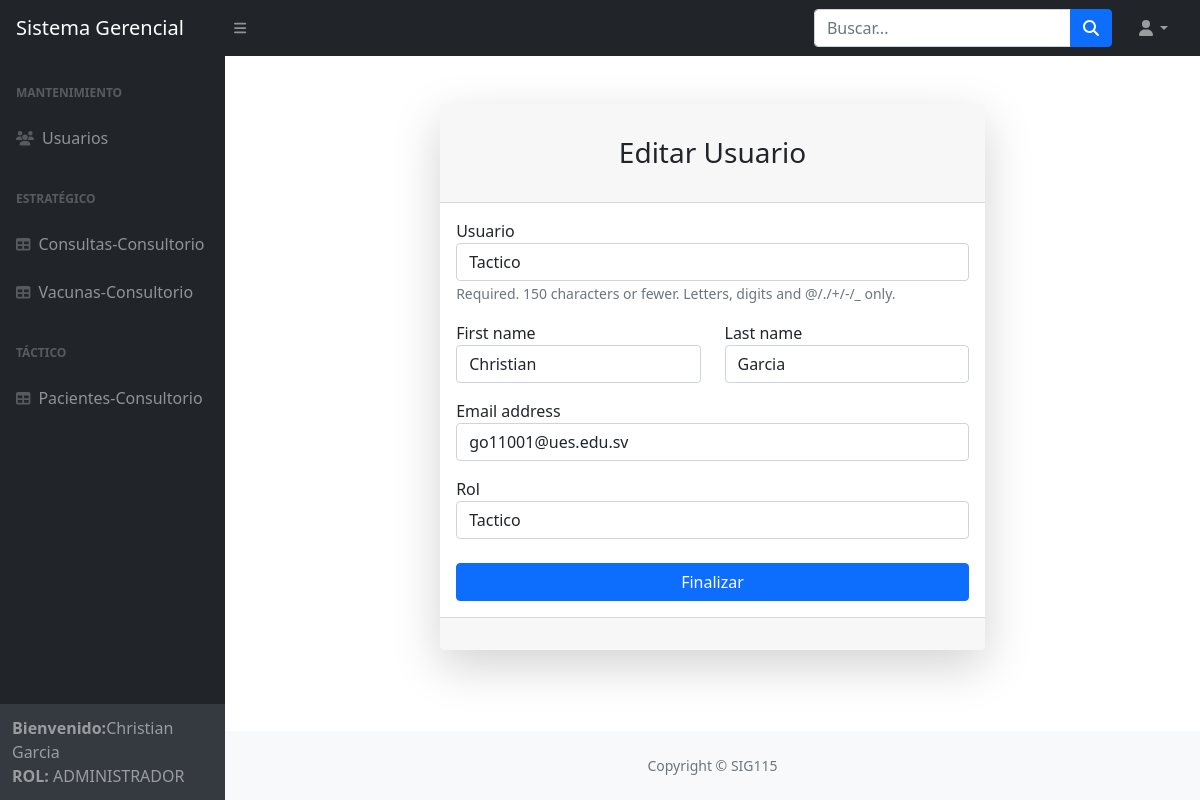
Page /usuario/editarUsuario/2/ (signed in) on the committed database.
### SistemaGerencial/models.py (models this page shows)
class User(AbstractUser):
    ROL = (('administrador','Administrador'),('estrategico', 'Estrategico'), ('tactico', 'Tactico'))
    rol = models.CharField(max_length=20, choices=ROL, blank=True, help_text='')

### SistemaGerencial/views.py (the view, shortened to what this page needs)
# urls.py: path('usuario/editarUsuario/<id>/', editarUsuario, name="editarUsuario"),
@login_required
def editarUsuario(request, id):
    usuario = get_object_or_404(User, id=id)
    data = {
        'form': CustomUserEditForm(instance=usuario)
    }
    return render(request, 'usuario/editarUsuario.html', data)

### SistemaGerencial/forms.py
class CustomUserEditForm(forms.ModelForm):
    class Meta:
        model = User
        fields = ['username', 'first_name', 'last_name', 'email', 'rol']
        exclude = ['password']
        labels = {
            'username': 'Usuario'
        }
    def __init__(self, *args, **kwargs):
        super(self.__class__, self).__init__(*args, **kwargs)
        self.fields['rol'].required = True

### SistemaGerencial/templates/usuario/editarUsuario.html (shortened to what this page needs)
{% extends 'base.html' %}
{% load static %}
{% load crispy_forms_tags %}
{% block content %}
<div class="container">
                        <div class="row justify-content-center">
                            <div class="col-lg-7">
                                <div class="card shadow-lg border-0 rounded-lg mt-5">
                                    <div class="card-header"><h3 class="text-center font-weight-light my-4">Editar Usuario</h3></div>
                                    <div class="card-body">
                                        <form method="post"  role="form" action="">
                                            <div class="form-floating mb-3">
                                                {{ form.username|as_crispy_field }}
                                            </div>
                                            <div class="row mb-3">
                                                <div class="col-md-6">
                                                    <div class="form-floating mb-3 mb-md-0">
                                                        {{ form.first_name|as_crispy_field }}
                                                    </div>
                                                </div>
                                                <div class="col-md-6">
                                                    <div class="form-floating">
                                                        {{ form.last_name|as_crispy_field }}
                                                    </div>
                                                </div>
                                            </div>
                                            <div class="form-floating mb-3">
                                                {{ form.email|as_crispy_field }}
                                            </div>
                                            <div class="form-floating mb-3">
                                                {{ form.rol|as_crispy_field }}
                                            </div>
                                            <div class="mt-4 mb-0">
                                                <div class="d-grid"><input type="submit" value="Finalizar" class="btn btn-primary btn-block"></div>
                                            </div>
                                        </form>
                                    </div>
                                    <div class="card-footer text-center py-3">
                                    </div>
                                </div>
                            </div>
                        </div>
                    </div>
{% endblock content %}

### SistemaGerencial/templates/base.html (shortened to what this page needs)
<!DOCTYPE html>
<html lang="en">
    <head>
        <link href="https://cdn.jsdelivr.net/npm/simple-datatables@latest/dist/style.css" rel="stylesheet" />
        {% load static %}
		<link rel="stylesheet" href="{% static 'css/styles.css' %}">
    </head>
    <body class="sb-nav-fixed">
        <nav class="sb-topnav navbar navbar-expand navbar-dark bg-dark">
            <a class="navbar-brand ps-3" href="{% url 'index'%}">Sistema Gerencial</a>
            <button class="btn btn-link btn-sm order-1 order-lg-0 me-4 me-lg-0" id="sidebarToggle" href="#!"><i class="fas fa-bars"></i></button>
            <form class="d-none d-md-inline-block form-inline ms-auto me-0 me-md-3 my-2 my-md-0">
                <div class="input-group">
                    <input class="form-control" type="text" placeholder="Buscar..." aria-label="Search for..." aria-describedby="btnNavbarSearch" />
                    <button class="btn btn-primary" id="btnNavbarSearch" type="button"><i class="fas fa-search"></i></button>
                </div>
            </form>
            <ul class="navbar-nav ms-auto ms-md-0 me-3 me-lg-4">
                <li class="nav-item dropdown">
                    <a class="nav-link dropdown-toggle" id="navbarDropdown" href="#" role="button" data-bs-toggle="dropdown" aria-expanded="false"><i class="fas fa-user fa-fw"></i></a>
                </li>
            </ul>
        </nav>
        <div id="layoutSidenav">
            <div id="layoutSidenav_nav">
                <nav class="sb-sidenav accordion sb-sidenav-dark" id="sidenavAccordion">
                    <div class="sb-sidenav-menu">
                        <div class="nav">
                            <div class="sb-sidenav-menu-heading">Mantenimiento</div>
                            <a class="nav-link" href="{% url 'listarUsuario'%}">
                                <div class="sb-nav-link-icon"><i class="fa fa-users"></i></div>
                                Usuarios
                            </a>
                            <div class="sb-sidenav-menu-heading">Estratégico</div>
                            <a class="nav-link" href="{% url 'consultas_consultorio'%}">
                                <div class="sb-nav-link-icon"><i class="fas fa-table"></i></div>
                                Consultas-Consultorio
                            </a>
                            <a class="nav-link" href="{% url 'vacunas_consultorio'%}">
                                <div class="sb-nav-link-icon"><i class="fas fa-table"></i></div>
                                Vacunas-Consultorio
                            </a>
                            <div class="sb-sidenav-menu-heading">Táctico</div>
                            <a class="nav-link" href="{% url 'pacientes_consultorio'%}">
                                <div class="sb-nav-link-icon"><i class="fas fa-table"></i></div>
                                Pacientes-Consultorio
                            </a>
                        </div>
                    </div>
                    <div class="sb-sidenav-footer">
                        {% if request.user.is_authenticated %}
                        <div><strong>Bienvenido:</strong>{{user.first_name}} {{user.last_name}}</div>
                            <div><strong>ROL: </strong>{{user.rol.upper}} </div>
                    </div>
			            {% endif %}
                </nav>
            </div>
            <div id="layoutSidenav_content">
                {% block content %}{% endblock content%}
                <footer class="py-4 bg-light mt-auto">
                    <div class="container-fluid px-4">
                        <div class="d-flex align-items-center justify-content-center small">
                            <div class="text-muted">Copyright &copy; SIG115</div>
                        </div>
                    </div>
                </footer>
            </div>
        </div>
    </body>
</html>

### rows in the picture
User: first_name "Christian", last_name "Garcia", rol "ADMINISTRADOR"
User: username "Tactico", first_name "Christian", last_name "Garcia", email "go11001@ues.edu.sv", rol "Tactico"
